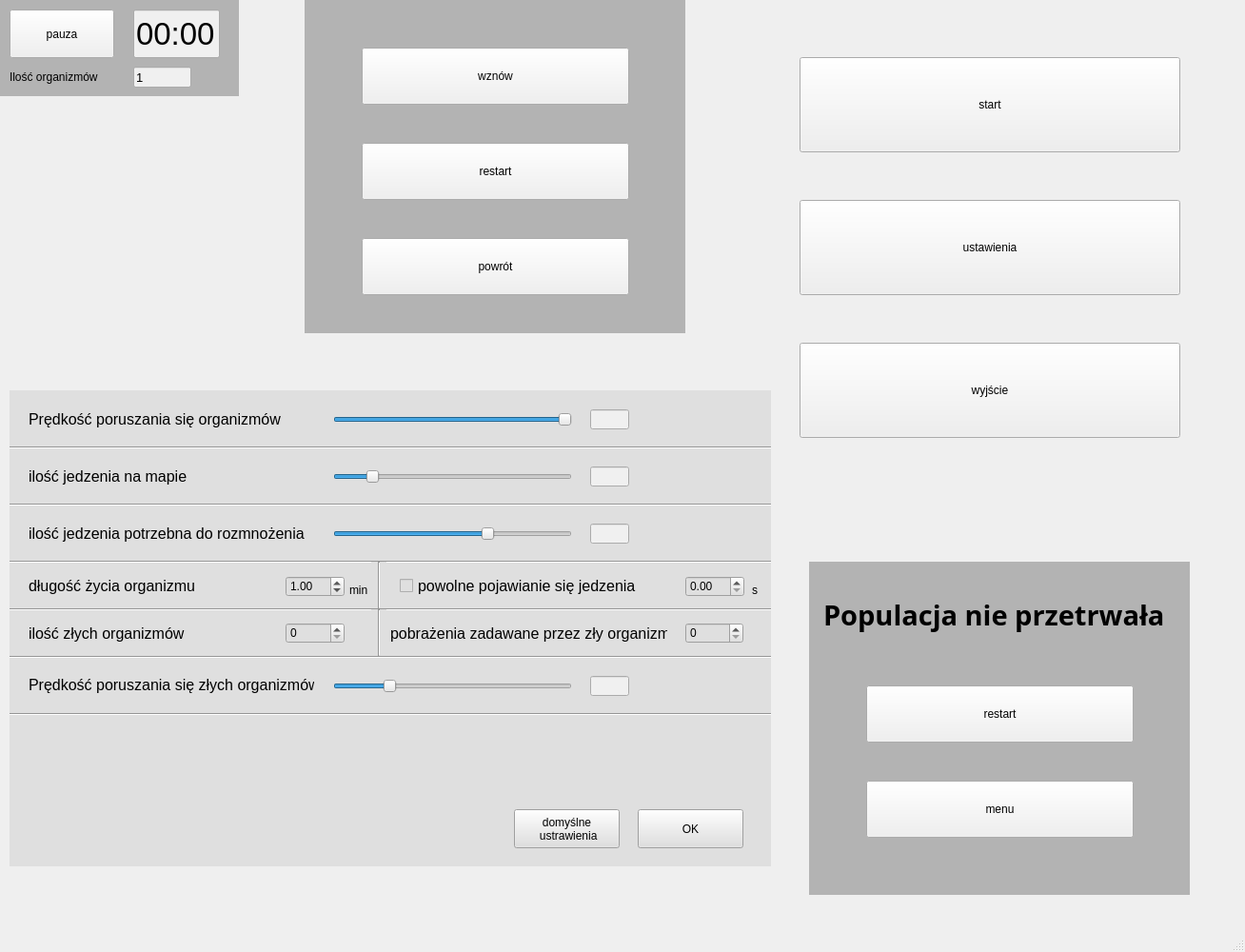
<?xml version="1.0" encoding="UTF-8"?>
<ui version="4.0">
 <class>MainWindow</class>
 <widget class="QMainWindow" name="MainWindow">
  <property name="geometry">
   <rect>
    <x>0</x>
    <y>0</y>
    <width>1308</width>
    <height>1000</height>
   </rect>
  </property>
  <property name="windowTitle">
   <string>MainWindow</string>
  </property>
  <widget class="QWidget" name="centralwidget">
   <widget class="QWidget" name="widget" native="true">
    <property name="enabled">
     <bool>true</bool>
    </property>
    <property name="geometry">
     <rect>
      <x>0</x>
      <y>0</y>
      <width>251</width>
      <height>101</height>
     </rect>
    </property>
    <property name="styleSheet">
     <string notr="true">background-color: rgb(179, 179, 179);</string>
    </property>
    <widget class="QPushButton" name="pauseButton">
     <property name="geometry">
      <rect>
       <x>10</x>
       <y>10</y>
       <width>110</width>
       <height>51</height>
      </rect>
     </property>
     <property name="styleSheet">
      <string notr="true">background-color: rgb(240, 240, 240);</string>
     </property>
     <property name="text">
      <string>pauza</string>
     </property>
    </widget>
    <widget class="QLineEdit" name="organizmCounter">
     <property name="geometry">
      <rect>
       <x>140</x>
       <y>70</y>
       <width>61</width>
       <height>22</height>
      </rect>
     </property>
     <property name="font">
      <font>
       <pointsize>10</pointsize>
       <bold>false</bold>
      </font>
     </property>
     <property name="styleSheet">
      <string notr="true">background-color: rgb(240, 240, 240);</string>
     </property>
     <property name="text">
      <string>1</string>
     </property>
     <property name="readOnly">
      <bool>true</bool>
     </property>
    </widget>
    <widget class="QLabel" name="label_organizmy">
     <property name="geometry">
      <rect>
       <x>10</x>
       <y>70</y>
       <width>111</width>
       <height>21</height>
      </rect>
     </property>
     <property name="styleSheet">
      <string notr="true">font: 10pt &quot;Segoe UI&quot;;</string>
     </property>
     <property name="text">
      <string>Ilość organizmów</string>
     </property>
    </widget>
    <widget class="QLineEdit" name="timerLabel">
     <property name="geometry">
      <rect>
       <x>140</x>
       <y>10</y>
       <width>91</width>
       <height>51</height>
      </rect>
     </property>
     <property name="font">
      <font>
       <pointsize>25</pointsize>
      </font>
     </property>
     <property name="styleSheet">
      <string notr="true">background-color: rgb(240, 240, 240);</string>
     </property>
     <property name="text">
      <string>00:00</string>
     </property>
     <property name="readOnly">
      <bool>true</bool>
     </property>
    </widget>
   </widget>
   <widget class="QWidget" name="widget_2" native="true">
    <property name="geometry">
     <rect>
      <x>320</x>
      <y>0</y>
      <width>400</width>
      <height>350</height>
     </rect>
    </property>
    <property name="styleSheet">
     <string notr="true">background-color: rgb(179, 179, 179);</string>
    </property>
    <widget class="QPushButton" name="continueButton">
     <property name="geometry">
      <rect>
       <x>60</x>
       <y>50</y>
       <width>281</width>
       <height>60</height>
      </rect>
     </property>
     <property name="styleSheet">
      <string notr="true">font: 14pt &quot;Segoe UI&quot;;
background-color: rgb(240, 240, 240);</string>
     </property>
     <property name="text">
      <string>wznów</string>
     </property>
    </widget>
    <widget class="QPushButton" name="restartButton">
     <property name="geometry">
      <rect>
       <x>60</x>
       <y>150</y>
       <width>281</width>
       <height>60</height>
      </rect>
     </property>
     <property name="styleSheet">
      <string notr="true">font: 14pt &quot;Segoe UI&quot;;
background-color: rgb(240, 240, 240);</string>
     </property>
     <property name="text">
      <string>restart</string>
     </property>
    </widget>
    <widget class="QPushButton" name="menu_exitButton">
     <property name="geometry">
      <rect>
       <x>60</x>
       <y>250</y>
       <width>281</width>
       <height>60</height>
      </rect>
     </property>
     <property name="styleSheet">
      <string notr="true">font: 14pt &quot;Segoe UI&quot;;
background-color: rgb(240, 240, 240);</string>
     </property>
     <property name="text">
      <string>powrót</string>
     </property>
    </widget>
   </widget>
   <widget class="QWidget" name="widget_menu" native="true">
    <property name="geometry">
     <rect>
      <x>840</x>
      <y>60</y>
      <width>400</width>
      <height>401</height>
     </rect>
    </property>
    <widget class="QPushButton" name="startButton">
     <property name="geometry">
      <rect>
       <x>0</x>
       <y>0</y>
       <width>400</width>
       <height>100</height>
      </rect>
     </property>
     <property name="styleSheet">
      <string notr="true">font: 20pt &quot;Segoe UI&quot;;</string>
     </property>
     <property name="text">
      <string>start</string>
     </property>
    </widget>
    <widget class="QPushButton" name="settingsButton">
     <property name="geometry">
      <rect>
       <x>0</x>
       <y>150</y>
       <width>400</width>
       <height>100</height>
      </rect>
     </property>
     <property name="styleSheet">
      <string notr="true">font: 20pt &quot;Segoe UI&quot;;</string>
     </property>
     <property name="text">
      <string>ustawienia</string>
     </property>
    </widget>
    <widget class="QPushButton" name="exitButton">
     <property name="geometry">
      <rect>
       <x>0</x>
       <y>300</y>
       <width>400</width>
       <height>100</height>
      </rect>
     </property>
     <property name="styleSheet">
      <string notr="true">font: 20pt &quot;Segoe UI&quot;;</string>
     </property>
     <property name="text">
      <string>wyjście</string>
     </property>
    </widget>
   </widget>
   <widget class="QWidget" name="widget_settings" native="true">
    <property name="geometry">
     <rect>
      <x>10</x>
      <y>410</y>
      <width>800</width>
      <height>500</height>
     </rect>
    </property>
    <property name="styleSheet">
     <string notr="true">background-color: rgb(223, 223, 223);</string>
    </property>
    <widget class="QPushButton" name="menu_backButton">
     <property name="geometry">
      <rect>
       <x>660</x>
       <y>440</y>
       <width>111</width>
       <height>41</height>
      </rect>
     </property>
     <property name="text">
      <string>OK</string>
     </property>
    </widget>
    <widget class="QSlider" name="organizm_speed">
     <property name="geometry">
      <rect>
       <x>340</x>
       <y>20</y>
       <width>251</width>
       <height>21</height>
      </rect>
     </property>
     <property name="minimum">
      <number>1</number>
     </property>
     <property name="maximum">
      <number>30</number>
     </property>
     <property name="singleStep">
      <number>1</number>
     </property>
     <property name="value">
      <number>30</number>
     </property>
     <property name="orientation">
      <enum>Qt::Horizontal</enum>
     </property>
    </widget>
    <widget class="QLabel" name="label_2">
     <property name="geometry">
      <rect>
       <x>20</x>
       <y>15</y>
       <width>300</width>
       <height>30</height>
      </rect>
     </property>
     <property name="font">
      <font>
       <pointsize>12</pointsize>
      </font>
     </property>
     <property name="text">
      <string>Prędkość poruszania się organizmów</string>
     </property>
    </widget>
    <widget class="QLineEdit" name="org_speed">
     <property name="geometry">
      <rect>
       <x>610</x>
       <y>20</y>
       <width>41</width>
       <height>21</height>
      </rect>
     </property>
     <property name="font">
      <font>
       <pointsize>10</pointsize>
      </font>
     </property>
     <property name="styleSheet">
      <string notr="true">background-color: rgb(240, 240, 240);</string>
     </property>
    </widget>
    <widget class="QLabel" name="label">
     <property name="geometry">
      <rect>
       <x>20</x>
       <y>135</y>
       <width>300</width>
       <height>30</height>
      </rect>
     </property>
     <property name="font">
      <font>
       <pointsize>12</pointsize>
      </font>
     </property>
     <property name="text">
      <string>ilość jedzenia potrzebna do rozmnożenia</string>
     </property>
    </widget>
    <widget class="QLabel" name="label_3">
     <property name="geometry">
      <rect>
       <x>20</x>
       <y>75</y>
       <width>300</width>
       <height>30</height>
      </rect>
     </property>
     <property name="font">
      <font>
       <pointsize>12</pointsize>
      </font>
     </property>
     <property name="text">
      <string>ilość jedzenia na mapie</string>
     </property>
    </widget>
    <widget class="Line" name="line">
     <property name="geometry">
      <rect>
       <x>0</x>
       <y>50</y>
       <width>801</width>
       <height>20</height>
      </rect>
     </property>
     <property name="orientation">
      <enum>Qt::Horizontal</enum>
     </property>
    </widget>
    <widget class="QSlider" name="food_slider1">
     <property name="geometry">
      <rect>
       <x>340</x>
       <y>140</y>
       <width>251</width>
       <height>21</height>
      </rect>
     </property>
     <property name="minimum">
      <number>1</number>
     </property>
     <property name="maximum">
      <number>30</number>
     </property>
     <property name="singleStep">
      <number>1</number>
     </property>
     <property name="value">
      <number>20</number>
     </property>
     <property name="orientation">
      <enum>Qt::Horizontal</enum>
     </property>
    </widget>
    <widget class="QSlider" name="food_slider2">
     <property name="geometry">
      <rect>
       <x>340</x>
       <y>80</y>
       <width>251</width>
       <height>21</height>
      </rect>
     </property>
     <property name="minimum">
      <number>1</number>
     </property>
     <property name="maximum">
      <number>200</number>
     </property>
     <property name="singleStep">
      <number>1</number>
     </property>
     <property name="value">
      <number>30</number>
     </property>
     <property name="orientation">
      <enum>Qt::Horizontal</enum>
     </property>
    </widget>
    <widget class="QLineEdit" name="f_slider1">
     <property name="geometry">
      <rect>
       <x>610</x>
       <y>140</y>
       <width>41</width>
       <height>21</height>
      </rect>
     </property>
     <property name="font">
      <font>
       <pointsize>10</pointsize>
      </font>
     </property>
     <property name="styleSheet">
      <string notr="true">background-color: rgb(240, 240, 240);</string>
     </property>
    </widget>
    <widget class="QLineEdit" name="f_slider2">
     <property name="geometry">
      <rect>
       <x>610</x>
       <y>80</y>
       <width>41</width>
       <height>21</height>
      </rect>
     </property>
     <property name="font">
      <font>
       <pointsize>10</pointsize>
      </font>
     </property>
     <property name="styleSheet">
      <string notr="true">background-color: rgb(240, 240, 240);</string>
     </property>
    </widget>
    <widget class="Line" name="line_4">
     <property name="geometry">
      <rect>
       <x>0</x>
       <y>110</y>
       <width>801</width>
       <height>20</height>
      </rect>
     </property>
     <property name="orientation">
      <enum>Qt::Horizontal</enum>
     </property>
    </widget>
    <widget class="Line" name="line_6">
     <property name="geometry">
      <rect>
       <x>0</x>
       <y>170</y>
       <width>801</width>
       <height>20</height>
      </rect>
     </property>
     <property name="orientation">
      <enum>Qt::Horizontal</enum>
     </property>
    </widget>
    <widget class="QLabel" name="s_label">
     <property name="geometry">
      <rect>
       <x>780</x>
       <y>202</y>
       <width>49</width>
       <height>16</height>
      </rect>
     </property>
     <property name="text">
      <string>s</string>
     </property>
    </widget>
    <widget class="QCheckBox" name="checkBox">
     <property name="geometry">
      <rect>
       <x>410</x>
       <y>190</y>
       <width>251</width>
       <height>31</height>
      </rect>
     </property>
     <property name="font">
      <font>
       <pointsize>12</pointsize>
      </font>
     </property>
     <property name="text">
      <string>powolne pojawianie się jedzenia</string>
     </property>
     <property name="checked">
      <bool>false</bool>
     </property>
     <property name="tristate">
      <bool>false</bool>
     </property>
    </widget>
    <widget class="QDoubleSpinBox" name="food_show_time">
     <property name="geometry">
      <rect>
       <x>710</x>
       <y>195</y>
       <width>62</width>
       <height>22</height>
      </rect>
     </property>
    </widget>
    <widget class="QPushButton" name="default_settings">
     <property name="geometry">
      <rect>
       <x>530</x>
       <y>440</y>
       <width>111</width>
       <height>41</height>
      </rect>
     </property>
     <property name="text">
      <string>domyślne
 ustrawienia</string>
     </property>
    </widget>
    <widget class="QDoubleSpinBox" name="organism_time">
     <property name="geometry">
      <rect>
       <x>290</x>
       <y>195</y>
       <width>62</width>
       <height>22</height>
      </rect>
     </property>
     <property name="value">
      <double>1.000000000000000</double>
     </property>
    </widget>
    <widget class="QLabel" name="label_4">
     <property name="geometry">
      <rect>
       <x>20</x>
       <y>190</y>
       <width>181</width>
       <height>30</height>
      </rect>
     </property>
     <property name="font">
      <font>
       <pointsize>12</pointsize>
      </font>
     </property>
     <property name="text">
      <string>długość życia organizmu</string>
     </property>
    </widget>
    <widget class="Line" name="line_7">
     <property name="geometry">
      <rect>
       <x>0</x>
       <y>220</y>
       <width>801</width>
       <height>20</height>
      </rect>
     </property>
     <property name="orientation">
      <enum>Qt::Horizontal</enum>
     </property>
    </widget>
    <widget class="Line" name="line_2">
     <property name="geometry">
      <rect>
       <x>380</x>
       <y>180</y>
       <width>16</width>
       <height>49</height>
      </rect>
     </property>
     <property name="orientation">
      <enum>Qt::Vertical</enum>
     </property>
    </widget>
    <widget class="QLabel" name="min_label">
     <property name="geometry">
      <rect>
       <x>357</x>
       <y>202</y>
       <width>21</width>
       <height>16</height>
      </rect>
     </property>
     <property name="text">
      <string>min</string>
     </property>
    </widget>
    <widget class="Line" name="line_3">
     <property name="geometry">
      <rect>
       <x>380</x>
       <y>230</y>
       <width>16</width>
       <height>49</height>
      </rect>
     </property>
     <property name="orientation">
      <enum>Qt::Vertical</enum>
     </property>
    </widget>
    <widget class="Line" name="line_8">
     <property name="geometry">
      <rect>
       <x>0</x>
       <y>270</y>
       <width>801</width>
       <height>20</height>
      </rect>
     </property>
     <property name="orientation">
      <enum>Qt::Horizontal</enum>
     </property>
    </widget>
    <widget class="QSpinBox" name="bad_organisms_number">
     <property name="geometry">
      <rect>
       <x>290</x>
       <y>244</y>
       <width>62</width>
       <height>22</height>
      </rect>
     </property>
    </widget>
    <widget class="QLabel" name="label_5">
     <property name="geometry">
      <rect>
       <x>20</x>
       <y>240</y>
       <width>181</width>
       <height>30</height>
      </rect>
     </property>
     <property name="font">
      <font>
       <pointsize>12</pointsize>
      </font>
     </property>
     <property name="text">
      <string>ilość złych organizmów</string>
     </property>
    </widget>
    <widget class="QLabel" name="label_6">
     <property name="geometry">
      <rect>
       <x>400</x>
       <y>240</y>
       <width>291</width>
       <height>30</height>
      </rect>
     </property>
     <property name="font">
      <font>
       <pointsize>12</pointsize>
      </font>
     </property>
     <property name="text">
      <string>pobrażenia zadawane przez zły organizm</string>
     </property>
    </widget>
    <widget class="QSpinBox" name="bad_organism_damage">
     <property name="geometry">
      <rect>
       <x>710</x>
       <y>244</y>
       <width>61</width>
       <height>22</height>
      </rect>
     </property>
    </widget>
    <widget class="QLabel" name="label_7">
     <property name="geometry">
      <rect>
       <x>20</x>
       <y>294</y>
       <width>300</width>
       <height>30</height>
      </rect>
     </property>
     <property name="font">
      <font>
       <pointsize>12</pointsize>
      </font>
     </property>
     <property name="text">
      <string>Prędkość poruszania się złych organizmów</string>
     </property>
    </widget>
    <widget class="QLineEdit" name="bad_org_speed">
     <property name="geometry">
      <rect>
       <x>610</x>
       <y>300</y>
       <width>41</width>
       <height>21</height>
      </rect>
     </property>
     <property name="font">
      <font>
       <pointsize>10</pointsize>
      </font>
     </property>
     <property name="styleSheet">
      <string notr="true">background-color: rgb(240, 240, 240);</string>
     </property>
    </widget>
    <widget class="Line" name="line_5">
     <property name="geometry">
      <rect>
       <x>0</x>
       <y>330</y>
       <width>801</width>
       <height>20</height>
      </rect>
     </property>
     <property name="orientation">
      <enum>Qt::Horizontal</enum>
     </property>
    </widget>
    <widget class="QSlider" name="bad_organizm_speed">
     <property name="geometry">
      <rect>
       <x>340</x>
       <y>300</y>
       <width>251</width>
       <height>21</height>
      </rect>
     </property>
     <property name="minimum">
      <number>10</number>
     </property>
     <property name="maximum">
      <number>100</number>
     </property>
     <property name="singleStep">
      <number>1</number>
     </property>
     <property name="value">
      <number>30</number>
     </property>
     <property name="orientation">
      <enum>Qt::Horizontal</enum>
     </property>
    </widget>
    <zorder>menu_backButton</zorder>
    <zorder>organizm_speed</zorder>
    <zorder>label_2</zorder>
    <zorder>org_speed</zorder>
    <zorder>label</zorder>
    <zorder>label_3</zorder>
    <zorder>line</zorder>
    <zorder>food_slider1</zorder>
    <zorder>food_slider2</zorder>
    <zorder>f_slider1</zorder>
    <zorder>f_slider2</zorder>
    <zorder>line_4</zorder>
    <zorder>line_6</zorder>
    <zorder>s_label</zorder>
    <zorder>checkBox</zorder>
    <zorder>food_show_time</zorder>
    <zorder>default_settings</zorder>
    <zorder>organism_time</zorder>
    <zorder>label_4</zorder>
    <zorder>line_7</zorder>
    <zorder>line_2</zorder>
    <zorder>min_label</zorder>
    <zorder>line_8</zorder>
    <zorder>line_3</zorder>
    <zorder>bad_organisms_number</zorder>
    <zorder>label_5</zorder>
    <zorder>label_6</zorder>
    <zorder>bad_organism_damage</zorder>
    <zorder>label_7</zorder>
    <zorder>bad_org_speed</zorder>
    <zorder>line_5</zorder>
    <zorder>bad_organizm_speed</zorder>
   </widget>
   <widget class="QWidget" name="widget_3" native="true">
    <property name="geometry">
     <rect>
      <x>850</x>
      <y>590</y>
      <width>400</width>
      <height>350</height>
     </rect>
    </property>
    <property name="styleSheet">
     <string notr="true">background-color: rgb(179, 179, 179);</string>
    </property>
    <widget class="QPushButton" name="restartButton_2">
     <property name="geometry">
      <rect>
       <x>60</x>
       <y>130</y>
       <width>281</width>
       <height>60</height>
      </rect>
     </property>
     <property name="styleSheet">
      <string notr="true">font: 14pt &quot;Segoe UI&quot;;
background-color: rgb(240, 240, 240);</string>
     </property>
     <property name="text">
      <string>restart</string>
     </property>
    </widget>
    <widget class="QPushButton" name="menu_exitButton_2">
     <property name="geometry">
      <rect>
       <x>60</x>
       <y>230</y>
       <width>281</width>
       <height>60</height>
      </rect>
     </property>
     <property name="styleSheet">
      <string notr="true">font: 14pt &quot;Segoe UI&quot;;
background-color: rgb(240, 240, 240);</string>
     </property>
     <property name="text">
      <string>menu</string>
     </property>
    </widget>
    <widget class="QLabel" name="label_8">
     <property name="geometry">
      <rect>
       <x>15</x>
       <y>30</y>
       <width>381</width>
       <height>51</height>
      </rect>
     </property>
     <property name="font">
      <font>
       <family>Arial Rounded MT Bold</family>
       <pointsize>22</pointsize>
       <italic>false</italic>
       <bold>true</bold>
       <underline>false</underline>
       <strikeout>false</strikeout>
       <kerning>true</kerning>
      </font>
     </property>
     <property name="text">
      <string>Populacja nie przetrwała</string>
     </property>
    </widget>
   </widget>
  </widget>
  <widget class="QMenuBar" name="menubar">
   <property name="geometry">
    <rect>
     <x>0</x>
     <y>0</y>
     <width>1308</width>
     <height>21</height>
    </rect>
   </property>
  </widget>
  <widget class="QStatusBar" name="statusbar"/>
 </widget>
 <resources/>
 <connections/>
</ui>
